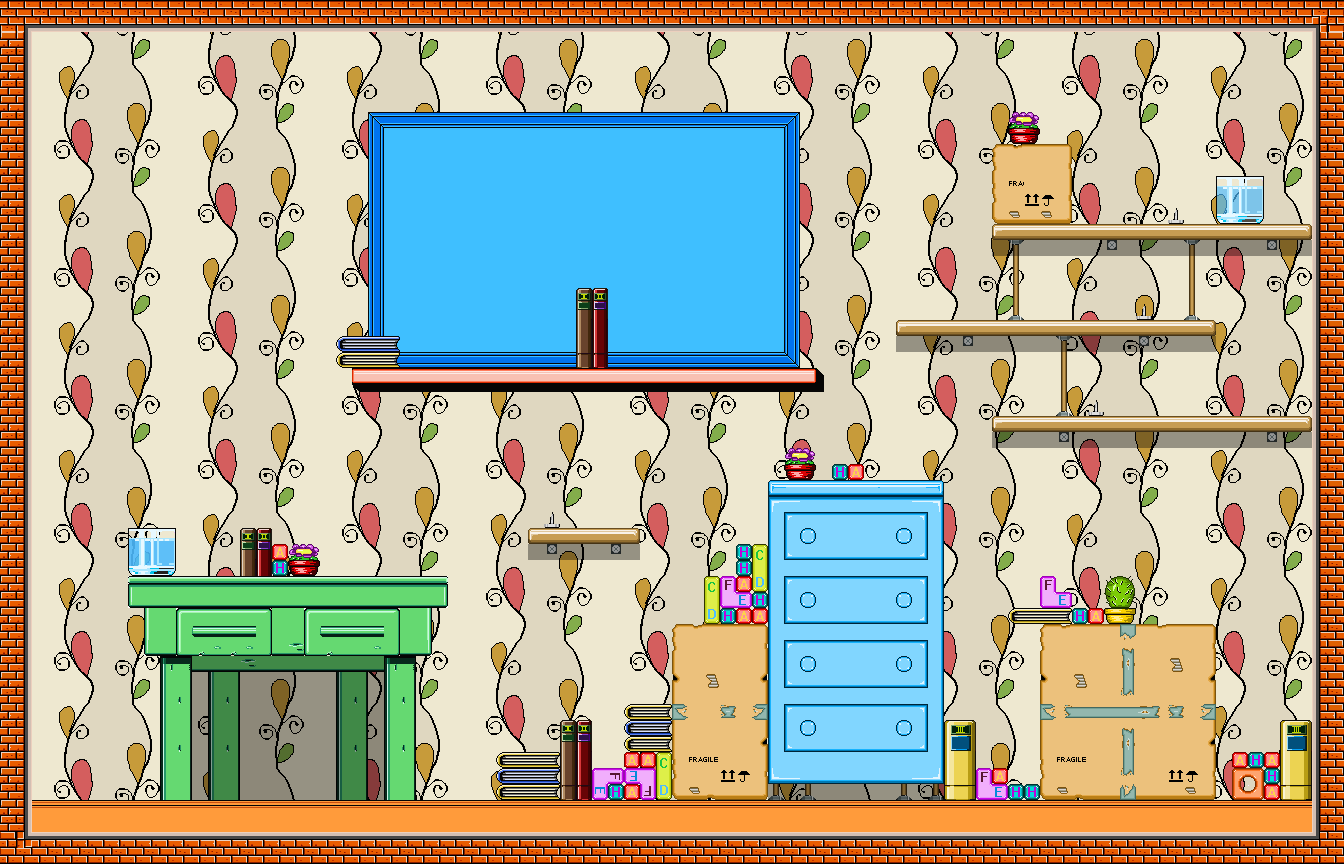

A level layout from a 2D game, rendered from its tile map. Below: a short description, then the map file with tile-grid data replaced by summaries:
An orthogonal 84x54 tile map with 16x16 px tiles, 3 tile layers (wall, mebel, shadow) and 63 objects (48x object, 15x fixture).

<map version="1.0" orientation="orthogonal" renderorder="right-down" width="84" height="54" tilewidth="16" tileheight="16" nextobjectid="99">
 <properties>
  <property name="dlinamap" value="84" />
  <property name="startPlayX" value="3" />
  <property name="startPlayY" value="3" />
  <property name="unitScale" value="0.03125" />
  <property name="visotamap" value="54" />
  <property name="what_en" value="level19_en.txt" />
  <property name="what_ru" value="level19_ru.txt" />
 </properties>
 <tileset firstgid="1" name="maptiles" tilewidth="16" tileheight="16" spacing="2" margin="1">
  <image source="maptiles.png" trans="000000" width="576" height="576" />
 </tileset>
 <layer name="wall" width="84" height="54">
  <data>[4536 cells, 4536 non-empty, 66 distinct tile ids]</data>
 </layer>
 <layer name="mebel" width="84" height="54">
  <data>[4536 cells, 889 non-empty, 136 distinct tile ids]</data>
 </layer>
 <layer name="shadow" width="84" height="54">
  <data>[4536 cells, 231 non-empty, 15 distinct tile ids]</data>
 </layer>
 <objectgroup name="box2d">
  <properties>
   <property name="body" value="environment" />
  </properties>
  <object id="1" name="environment" type="object" x="32" y="32">
   <properties>
    <property name="userData" value="123123" />
   </properties>
   <polyline points="0,0 0,800 1280,800 1280,0 0,0" />
  </object>
  <object id="2" name="book" type="object" x="530" y="437" width="16" height="80">
   <properties>
    <property name="body" value="environment" />
    <property name="bodyType" value="DynamicBody" />
    <property name="density" value="1" />
    <property name="userData" value="book_body 1" />
   </properties>
  </object>
  <object id="3" name="flour" type="object" x="27" y="801">
   <properties>
    <property name="body" value="environment" />
    <property name="userData" value="YES_ON" />
   </properties>
   <polyline points="0,0 1280,0" />
  </object>
  <object id="4" name="flour" type="fixture" x="128" y="576">
   <properties>
    <property name="body" value="environment" />
    <property name="userData" value="YES_ON" />
   </properties>
   <polyline points="0,1 319,1 319,30 302,29 303,79 17,78 17,30 2,31 1,4" />
  </object>
  <object id="6" name="flour" type="fixture" x="496" y="800">
   <properties>
    <property name="body" value="environment" />
    <property name="userData" value="YES_ON" />
   </properties>
   <polyline points="0,0 0,-48 64,-48 64,-80 96,-80 96,-48 96,-32 128,-32 128,-96 176,-96 176,-176 208,-176 208,-224 240,-224 240,-256 272,-256 272,-320 288,-320 288,-352 320,-352 320,-320 336,-320 336,-336 368,-336 368,-320 448,-320 448,-80 480,-80 480,-32 512,-32 512,-16 544,-16 544,-176 512,-176 512,-192 544,-192 544,-224 560,-224 560,-208 576,-208 576,-192 608,-192 608,-224 640,-224 640,-176 720,-176 720,0 736,0 736,-48 784,-48 784,-80 816,-80" />
  </object>
  <object id="7" name="flour" type="fixture" x="992" y="416" width="320" height="16">
   <properties>
    <property name="body" value="environment" />
    <property name="userData" value="YES_ON" />
   </properties>
  </object>
  <object id="8" name="flour" type="fixture" x="896" y="320" width="320" height="16">
   <properties>
    <property name="body" value="environment" />
    <property name="userData" value="YES_ON" />
   </properties>
  </object>
  <object id="9" name="flour" type="fixture" x="992" y="224" width="320" height="16">
   <properties>
    <property name="body" value="environment" />
    <property name="userData" value="fdghgfh" />
   </properties>
  </object>
  <object id="10" name="flour" type="fixture" x="352" y="368" width="464" height="16">
   <properties>
    <property name="body" value="environment" />
    <property name="userData" value="YES_ON" />
   </properties>
  </object>
  <object id="11" name="flour" type="fixture" x="576" y="288" width="32" height="80">
   <properties>
    <property name="body" value="environment" />
    <property name="userData" value="YES_ON" />
   </properties>
  </object>
  <object id="12" name="flour" type="fixture" x="336" y="336" width="64" height="32">
   <properties>
    <property name="body" value="environment" />
    <property name="userData" value="fgfdgfd" />
   </properties>
  </object>
  <object id="13" name="flour" type="fixture" x="224" y="576">
   <properties>
    <property name="body" value="environment" />
    <property name="userData" value="YES_ON" />
   </properties>
   <polyline points="16,0 16,-48 48,-48 48,-16 64,-16 64,-32 96,-32 96,0" />
  </object>
  <object id="16" name="water" type="object" x="131" y="538">
   <properties>
    <property name="body" value="environment" />
    <property name="bodyType" value="StaticBody" />
    <property name="userData" value="water" />
   </properties>
   <polyline points="0,15 8,25 34,25 43,14" />
  </object>
  <object id="17" name="flour" type="fixture" x="130" y="560">
   <properties>
    <property name="body" value="environment" />
    <property name="userData" value="dfdf" />
   </properties>
   <polyline points="2,5 0,-32 -2,-32 -2,16 46,16 46,-32 44,-32 42,5" />
  </object>
  <object id="18" name="baloon" type="object" x="160" y="176" width="32" height="32">
   <properties>
    <property name="body" value="environment" />
    <property name="bodyType" value="DynamicBody" />
    <property name="density" value="0" />
    <property name="userData" value="baloon 2" />
   </properties>
  </object>
  <object id="19" name="book" type="object" x="876" y="395" width="16" height="80">
   <properties>
    <property name="body" value="environment" />
    <property name="bodyType" value="DynamicBody" />
    <property name="density" value="1" />
    <property name="userData" value="book_body 1" />
   </properties>
  </object>
  <object id="27" name="asrc" type="object" x="144" y="768" width="32" height="32">
   <properties>
    <property name="body" value="environment" />
    <property name="bodyType" value="DynamicBody" />
    <property name="density" value="1" />
    <property name="userData" value="asrcdjh2oweekplgun" />
   </properties>
  </object>
  <object id="28" name="Energycell" type="object" x="192" y="448" width="32" height="32">
   <properties>
    <property name="body" value="environment" />
    <property name="bodyType" value="DynamicBody" />
    <property name="density" value="1" />
    <property name="userData" value="energycell" />
   </properties>
  </object>
  <object id="30" name="pushka" type="object" x="553" y="510" width="32" height="16">
   <properties>
    <property name="body" value="environment" />
    <property name="bodyType" value="DynamicBody" />
    <property name="density" value="1" />
    <property name="userData" value="pushka_000" />
   </properties>
  </object>
  <object id="31" name="pushka" type="object" x="928" y="304" width="32" height="16">
   <properties>
    <property name="body" value="environment" />
    <property name="bodyType" value="DynamicBody" />
    <property name="density" value="1" />
    <property name="userData" value="pushka_135" />
   </properties>
  </object>
  <object id="32" name="pushka" type="object" x="241" y="507" width="32" height="16">
   <properties>
    <property name="body" value="environment" />
    <property name="bodyType" value="DynamicBody" />
    <property name="density" value="1" />
    <property name="userData" value="pushka_090" />
   </properties>
  </object>
  <object id="34" name="book" type="object" x="472.667" y="714.667" width="16" height="80">
   <properties>
    <property name="body" value="environment" />
    <property name="bodyType" value="DynamicBody" />
    <property name="density" value="1" />
    <property name="userData" value="book_body 1" />
   </properties>
  </object>
  </objectgroup>
</map>
<!-- 41 of 63 objects omitted -->